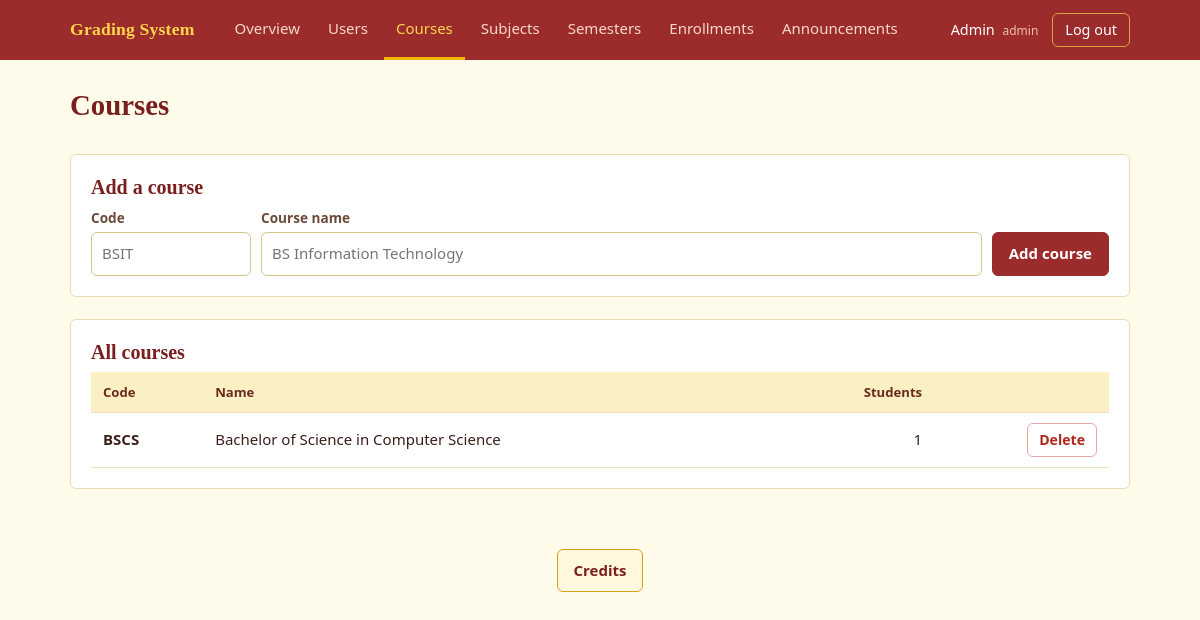
The page /grading/admin/courses.php (signed in) on the database its author committed.
### tables this page shows
CREATE TABLE courses (
  id INT AUTO_INCREMENT PRIMARY KEY,
  code VARCHAR(20)  NOT NULL UNIQUE,
  name VARCHAR(100) NOT NULL
);

### grading/includes/auth_core.php (called while the page is built, shortened)
<?php
function e($v): string {
  return htmlspecialchars((string)$v, ENT_QUOTES, 'UTF-8');
}

### grading/admin/courses.php (the view, shortened to what this page needs)
<?php
require '../config/db.php';
$courses = $pdo->query(
  "SELECT c.*, (SELECT COUNT(*) FROM users u WHERE u.course_id = c.id) AS students
   FROM courses c ORDER BY c.code"
)->fetchAll();
require '../includes/header.php';
?>
<div class="page-head"><h1>Courses</h1></div>
<div class="panel">
  <h2>Add a course</h2>
  <form method="post" class="form-row">
    <div class="field" style="max-width:160px"><label for="code">Code</label><input id="code" name="code" placeholder="BSIT" required></div>
    <div class="field"><label for="name">Course name</label><input id="name" name="name" placeholder="BS Information Technology" required></div>
    <button>Add course</button>
  </form>
</div>
<div class="panel">
  <h2>All courses</h2>
  <div class="table-wrap">
  <table>
    <thead><tr><th>Code</th><th>Name</th><th class="num">Students</th><th></th></tr></thead>
    <tbody>
    <?php foreach ($courses as $c): ?>
      <tr>
        <td><b><?= e($c['code']) ?></b></td>
        <td><?= e($c['name']) ?></td>
        <td class="num"><?= (int)$c['students'] ?></td>
        <td class="num">
          <form method="post" class="inline"
                onsubmit="return confirm('Delete <?= e(addslashes($c['code'])) ?>? Its students will have no course until you reassign them.')">
            <button class="btn-danger">Delete</button>
          </form>
        </td>
      </tr>
    <?php endforeach; ?>
    </tbody>
  </table>
  </div>
</div>
<?php require '../includes/footer.php'; ?>

### grading/assets/colors.css (style rules this page uses)
:root { --page-bg: #fffbea; --page-text: #3b1f1a; --heading-text: #7a1f1f; --muted-text: #7a5c4a; --link: #9c2c2c; --topbar-bg: #9c2c2c; --topbar-brand: #ffd54a; --topbar-link: #f6d9c8; --topbar-link-hover: #ffffff; --topbar-link-active: #ffd54a; --topbar-link-active-line: #f2b705; --topbar-user: #ffffff; --topbar-role: #f0c0a8; --logout-text: #ffffff; --logout-border: #d9a441; --logout-hover-bg: #7a1f1f; --panel-bg: #ffffff; --panel-border: #ecdcae; --stat-bg: #fffdf5; --stat-border: #ecdcae; --stat-accent: #d4a017; --stat-label: #7a5c4a; --summary-label: #7a5c4a; --subject-card-bg: #ffffff; --subject-card-border: #ecdcae; --subject-card-accent: #9c2c2c; --subject-card-hover-border:#d4a017; --folder-bg: #ffffff; --folder-border: #ecdcae; --folder-arrow: #9c2c2c; --folder-sub-line: #e6c76a; --subject-row-bg: #fffaf0; --subject-row-border: #ecdcae; --subject-row-hover-border: #d4a017; --table-head-bg: #fbefc4; --table-head-text: #6b2a1c; --table-text: #3b1f1a; --table-line: #f0e2b8; --table-row-hover: #fff6d6; --table-empty-text: #7a5c4a; --field-label: #6b4a3a; --input-bg: #ffffff; --input-text: #3b1f1a; --input-border: #d9c58a; --input-focus-border: #9c2c2c; --focus-ring: #f2c230; --btn-bg: #9c2c2c; --btn-text: #ffffff; --btn-border: #9c2c2c; --btn-hover-bg: #7a1f1f; --btn-light-bg: #fff8dc; --btn-light-text: #7a1f1f; --btn-light-border: #d4a017; --btn-light-hover-bg: #fbe9a6; --btn-danger-bg: #ffffff; --btn-danger-text: #b3261e; --btn-danger-border: #e3a9a3; --btn-danger-hover-bg: #b3261e; --btn-danger-hover-text: #ffffff; --btn-danger-hover-border: #b3261e; --badge-passed-bg: #e3f1d6; --badge-passed-text: #2f6b1f; --badge-failed-bg: #fbe0dc; --badge-failed-text: #a1241b; --badge-incomplete-bg: #fff0b8; --badge-incomplete-text: #7a5200; --role-bg: #fbeab0; --role-text: #6b2a1c; --flash-ok-bg: #e8f3d9; --flash-ok-text: #2f6b1f; --flash-ok-border: #b9d99a; --flash-error-bg: #fde3df; --flash-error-text: #a1241b; --flash-error-border: #eeb0a8; --guest-bg: #7a1f1f; --auth-card-bg: #fffdf5; --auth-card-text: #3b1f1a; --announce-info-bg: #fff4cc; --announce-info-border: #e6c76a; --announce-info-text: #6b4a00; --announce-maint-bg: #ffe9d2; --announce-maint-border: #f0b27a; --announce-maint-text: #7a3e00; --announce-urgent-bg: #fde3df; --announce-urgent-border: #eeb0a8; --announce-urgent-text: #a1241b; --announce-body: #3b1f1a; --announce-meta: #7a5c4a; }

### grading/assets/style.css (style rules this page uses)
:root { --radius:6px }
* { box-sizing:border-box }
body { margin:0;background:var(--page-bg);color:var(--page-text); font:15px/1.55 "Segoe UI",system-ui,-apple-system,"Helvetica Neue",Arial,sans-serif }
h1,h2,h3 { font-family:Georgia,"Times New Roman",serif;font-weight:700;line-height:1.2;margin:0 0 .4em;color:var(--heading-text) }
h1 { font-size:1.8rem }
h2 { font-size:1.25rem }
.page-head { display:flex;justify-content:space-between;align-items:flex-end;gap:16px;flex-wrap:wrap;margin-bottom:20px }
.panel { background:var(--panel-bg);border:1px solid var(--panel-border);border-radius:var(--radius);padding:20px;margin-bottom:22px }
.panel > h2:first-child,.panel > h3:first-child { margin-top:0 }
.table-wrap { overflow-x:auto }
table { width:100%;border-collapse:collapse;font-variant-numeric:tabular-nums }
th,td { padding:10px 12px;text-align:left;border-bottom:1px solid var(--table-line);vertical-align:middle }
td { color:var(--table-text) }
th { font-size:.82rem;color:var(--table-head-text);font-weight:600;background:var(--table-head-bg);white-space:nowrap }
td.num,th.num { text-align:right }
.form-row { display:flex;gap:10px;flex-wrap:wrap;align-items:flex-end }
.field { display:flex;flex-direction:column;gap:4px;flex:1;min-width:150px }
.field label { font-size:.85rem;color:var(--field-label);font-weight:600 }
input,select,textarea { font:inherit;padding:9px 10px;border:1px solid var(--input-border);border-radius:var(--radius);background:var(--input-bg);color:var(--input-text);width:100% }
button,.btn { font:inherit;font-weight:600;cursor:pointer;border:1px solid var(--btn-border);background:var(--btn-bg);color:var(--btn-text);padding:9px 16px;border-radius:var(--radius);text-decoration:none;display:inline-block }
.btn-danger { background:var(--btn-danger-bg);color:var(--btn-danger-text);border-color:var(--btn-danger-border);padding:5px 11px;font-size:.88rem }
form.inline { display:inline }

### rows shown on the page
courses: code "BSCS", name "Bachelor of Science in Computer Science", students "1"

### other values the page prints
$label "Overview"
$label "Users"
$label "Courses"
$label "Subjects"
$label "Semesters"
$label "Enrollments"
$label "Announcements"
$_SESSION['name'] "Admin"
$role "admin"
